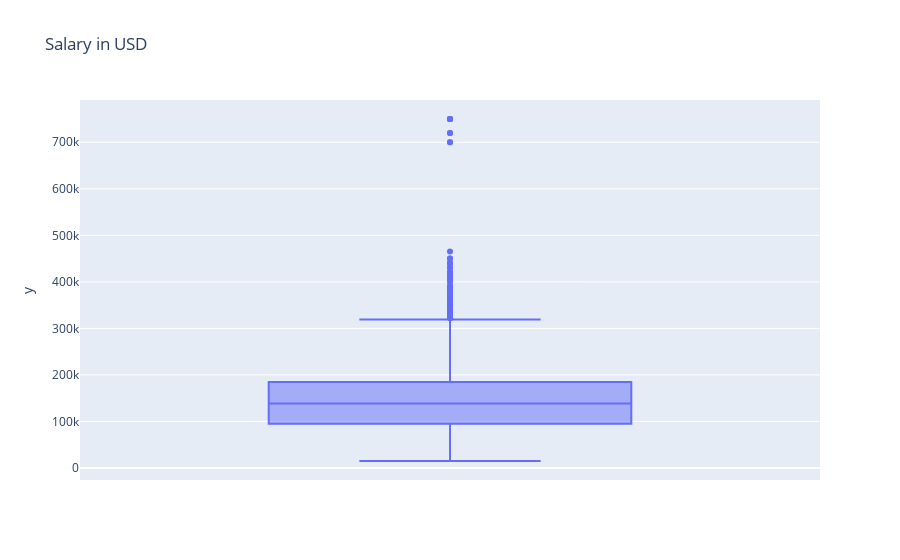

The code cell stored with this chart in its notebook:
### Code cell
fig = px.box(y = df['salary_in_usd'], title = 'Salary in USD')
fig.show()

### Figure 1 — Plotly figure (JSON) as saved in the notebook; plotly's stock layout.template omitted (floating-point values rounded to 4 significant figures; data arrays with more than 128 entries replaced by an {"elided": "..."} marker saying what was removed)
{"data": [{"alignmentgroup": "True", "hovertemplate": "y=%{y}<extra></extra>", "legendgroup": "", "marker": {"color": "#636efa"}, "name": "", "notched": false, "offsetgroup": "", "orientation": "v", "showlegend": false, "type": "box", "x0": " ", "xaxis": "x", "y": {"elided": "6599 int values"}, "y0": " ", "yaxis": "y"}], "layout": {"boxmode": "group", "legend": {"tracegroupgap": 0}, "title": {"text": "Salary in USD"}, "xaxis": {"anchor": "y", "domain": [0, 1]}, "yaxis": {"anchor": "x", "domain": [0, 1], "title": {"text": "y"}}}}
